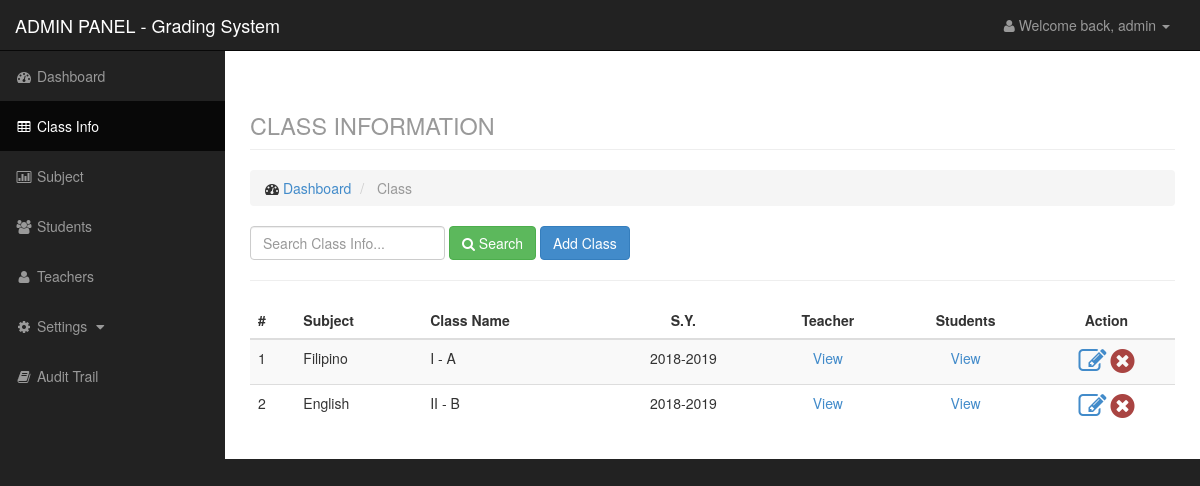
The app's page /admin/class.php (signed in) with its own data.
### tables this page shows
CREATE TABLE IF NOT EXISTS `class` (
  `id` int(11) NOT NULL AUTO_INCREMENT,
  `course` varchar(50) NOT NULL,
  `year` varchar(50) NOT NULL,
  `section` varchar(50) NOT NULL,
  `sem` varchar(50) NOT NULL,
  `teacher` varchar(100) NOT NULL,
  `subject` varchar(100) NOT NULL,
  `SY` text NOT NULL,
  PRIMARY KEY (`id`)
);

### admin/data/class_model.php (called while the page is built, shortened)
<?php
    $class = new Dataclass();
    class Dataclass {
        function getclass($search){
            $q = "select * from class where course like '%$search%' or year like '%$search%' or section like '%$search%' or sem like '%$search%' or subject like '%$search%' order by course,year,section,sem asc";
            $r = mysql_query($q);
            return $r;
        }
    }
?>

### admin/class.php (the view, shortened to what this page needs)
<?php
    include('include/header.php');
    include('include/sidebar.php');
    include('data/class_model.php');
    $search = isset($_POST['search']) ? $_POST['search']: null;
    $class = $class->getclass($search);
?>
<div id="page-wrapper">
    <div class="container-fluid">
        <div class="row">
            <div class="col-lg-12">
                <h1 class="page-header">
                    <small>CLASS INFORMATION</small>
                </h1>
                <ol class="breadcrumb">
                    <li>
                        <i class="fa fa-dashboard"></i> <a href="index.php">Dashboard</a>
                    </li>
                    <li class="active">
                        Class
                    </li>
                </ol>
            </div>
        </div>
        <div class="row">
            <div class="col-lg-12">
                <div class="form-inline form-padding">
                    <form action="class.php" method="post">
                        <input type="text" class="form-control" name="search" placeholder="Search Class Info...">
                        <button type="submit" name="submitsearch" class="btn btn-success"><i class="fa fa-search"></i> Search</button>
                        <button type="button" class="btn btn-primary" data-toggle="modal" data-target="#addclass">Add Class</button>
                    </form>
                </div>
            </div>
        </div>
        <hr />
        <div class="row">
            <div class="col-lg-12">
            </div>
        </div>
        <div class="row">
            <div class="col-lg-12">
                <div class="table-responsive">
                    <table class="table table-striped">
                        <thead>
                            <tr>
                                <th>#</th>
                                <th>Subject</th>
                                <th>Class Name</th>
                                <th class="text-center">S.Y.</th>
                                <th class="text-center">Teacher</th>
                                <th class="text-center">Students</th>
                                <th class="text-center">Action</th>
                            </tr>
                        </thead>
                        <tbody>
                            <?php $c = 1; ?>
                            <?php while($row = mysql_fetch_array($class)): ?>
                                <tr>
                                    <td><?php echo $c;?></td>
                                    <td><?php echo $row['subject'];?></td>
                                    <td><?php echo $row['course'].' '.$row['year'].' - '.$row['section'];?></td>
                                    <td class="text-center"><?php echo $row['SY'];?></td>
                                    <td class="text-center"><a href="classteacher.php?classid=<?php echo $row['id'];?>&teacherid=<?php echo $row['teacher'];?>" title="update teacher">View</a></td>
                                    <td class="text-center"><a href="classstudent.php?classid=<?php echo $row['id'];?>" title="update students" title="add student">View</a></td>
                                    <td class="text-center">
                                        <a href="edit.php?type=class&id=<?php echo $row['id']?>" title="update class"><i class="fa fa-edit fa-2x text-primary"></i></a>
                                        <a href="data/data_model.php?q=delete&table=class&id=<?php echo $row['id']?>" title="delete class"><i class="fa fa-times-circle fa-2x text-danger confirmation"></i></a></td>
                                </tr>
                            <?php $c++; ?>
                            <?php endwhile; ?>
                        </tbody>
                    </table>
                </div>
            </div>
        </div>
    </div>
</div>
<?php include('include/footer.php'); ?>

### css/sb-admin.css (style rules this page uses)
body { margin-top: 100px; background-color: #222; }
@media (min-width:768px) { body { margin-top: 50px; } }
#page-wrapper { width: 100%; padding: 0; background-color: #fff; }
@media (min-width:768px) { #page-wrapper { padding: 10px; } }

### records on screen
class: subject "Filipino", year "I", section "A", SY "2018-2019"
class: subject "English", year "II", section "B", SY "2018-2019"

### other values on screen
$_SESSION['level'] "admin"
